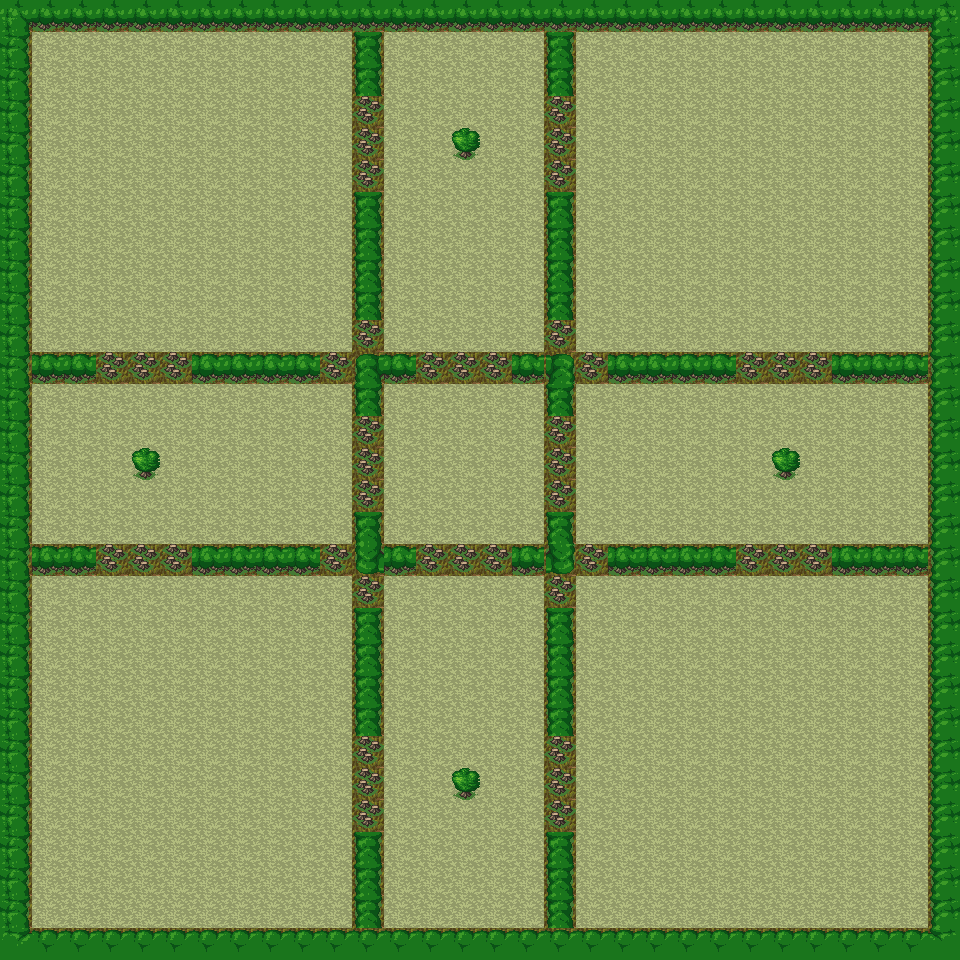

A level layout from a 2D game, rendered from its tile map. Below: a short description, then the map file with tile-grid data replaced by summaries:
An orthogonal 30x30 tile map with 32x32 px tiles, 3 tile layers (Graphics, Block, Decoration), 1 hidden layer not drawn, 2 tilesets.

<map version="1.0" orientation="orthogonal" renderorder="right-down" width="30" height="30" tilewidth="32" tileheight="32" nextobjectid="1">
 <properties>
  <property name="players" type="int" value="4" />
 </properties>
 <tileset firstgid="1" name="main" tilewidth="32" tileheight="32" tilecount="900" columns="30">
  <image source="my_tileset.png" width="960" height="960" />
  <tile id="7">
   <properties>
    <property name="moveAP" type="int" value="2" />
   </properties>
  </tile>
 </tileset>
 <tileset firstgid="901" name="sides" tilewidth="32" tileheight="32" tilecount="6" columns="3">
  <image source="sides.png" width="96" height="64" />
  <tile id="0">
   <properties>
    <property name="side" type="int" value="-1" />
   </properties>
  </tile>
  <tile id="1">
   <properties>
    <property name="side" type="int" value="0" />
   </properties>
  </tile>
  <tile id="2">
   <properties>
    <property name="side" type="int" value="1" />
   </properties>
  </tile>
  <tile id="3">
   <properties>
    <property name="side" type="int" value="2" />
   </properties>
  </tile>
  <tile id="4">
   <properties>
    <property name="side" type="int" value="3" />
   </properties>
  </tile>
 </tileset>
 <layer name="Graphics" width="30" height="30">
  <data>[900 cells, 900 non-empty, 2 distinct tile ids]</data>
 </layer>
 <layer name="Block" width="30" height="30">
  <data>[900 cells, 184 non-empty, 15 distinct tile ids]</data>
 </layer>
 <layer name="Start" width="30" height="30" visible="0">
  <data>[900 cells, 13 non-empty, 5 distinct tile ids]</data>
 </layer>
 <layer name="Decoration" width="30" height="30">
  <data>[900 cells, 44 non-empty, 1 distinct tile ids]</data>
 </layer>
</map>